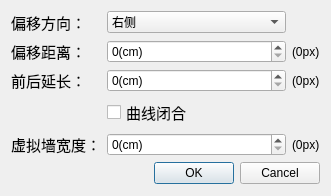
<?xml version="1.0" encoding="UTF-8"?>
<ui version="4.0">
 <class>DrawLine_PointsSelectedBased_Dialog</class>
 <widget class="QDialog" name="DrawLine_PointsSelectedBased_Dialog">
  <property name="geometry">
   <rect>
    <x>0</x>
    <y>0</y>
    <width>331</width>
    <height>196</height>
   </rect>
  </property>
  <property name="windowTitle">
   <string>沿轨迹绘制虚拟墙</string>
  </property>
  <layout class="QGridLayout" name="gridLayout_2">
   <item row="0" column="0">
    <layout class="QGridLayout" name="gridLayout">
     <item row="3" column="0">
      <spacer name="horizontalSpacer">
       <property name="orientation">
        <enum>Qt::Horizontal</enum>
       </property>
       <property name="sizeHint" stdset="0">
        <size>
         <width>40</width>
         <height>20</height>
        </size>
       </property>
      </spacer>
     </item>
     <item row="2" column="1" colspan="3">
      <widget class="QSpinBox" name="spinBox_extendLength">
       <property name="suffix">
        <string>(cm)</string>
       </property>
       <property name="maximum">
        <number>100000</number>
       </property>
       <property name="singleStep">
        <number>10</number>
       </property>
      </widget>
     </item>
     <item row="0" column="1" colspan="3">
      <widget class="QComboBox" name="comboBox_offsetDirection">
       <item>
        <property name="text">
         <string>右侧</string>
        </property>
       </item>
       <item>
        <property name="text">
         <string>左侧</string>
        </property>
       </item>
      </widget>
     </item>
     <item row="0" column="0">
      <widget class="QLabel" name="label_offsetDirection">
       <property name="font">
        <font>
         <pointsize>11</pointsize>
        </font>
       </property>
       <property name="text">
        <string>偏移方向：</string>
       </property>
      </widget>
     </item>
     <item row="1" column="4">
      <widget class="QLabel" name="label_offsetDistance_val">
       <property name="text">
        <string>(0px)</string>
       </property>
      </widget>
     </item>
     <item row="2" column="4">
      <widget class="QLabel" name="label_extendLength_val">
       <property name="text">
        <string>(0px)</string>
       </property>
      </widget>
     </item>
     <item row="1" column="0">
      <widget class="QLabel" name="label_offsetDistance">
       <property name="font">
        <font>
         <pointsize>11</pointsize>
        </font>
       </property>
       <property name="text">
        <string>偏移距离：</string>
       </property>
      </widget>
     </item>
     <item row="3" column="3">
      <spacer name="horizontalSpacer_2">
       <property name="orientation">
        <enum>Qt::Horizontal</enum>
       </property>
       <property name="sizeHint" stdset="0">
        <size>
         <width>40</width>
         <height>20</height>
        </size>
       </property>
      </spacer>
     </item>
     <item row="3" column="1" colspan="2">
      <widget class="QCheckBox" name="checkBox_curveClosure">
       <property name="font">
        <font>
         <pointsize>11</pointsize>
        </font>
       </property>
       <property name="text">
        <string>曲线闭合</string>
       </property>
      </widget>
     </item>
     <item row="1" column="1" colspan="3">
      <widget class="QSpinBox" name="spinBox_offsetDistance">
       <property name="suffix">
        <string>(cm)</string>
       </property>
       <property name="maximum">
        <number>100000</number>
       </property>
       <property name="singleStep">
        <number>5</number>
       </property>
      </widget>
     </item>
     <item row="4" column="0">
      <widget class="QLabel" name="label_lineWidth">
       <property name="font">
        <font>
         <pointsize>11</pointsize>
        </font>
       </property>
       <property name="text">
        <string>虚拟墙宽度：</string>
       </property>
      </widget>
     </item>
     <item row="2" column="0">
      <widget class="QLabel" name="label_extendLength">
       <property name="font">
        <font>
         <pointsize>11</pointsize>
        </font>
       </property>
       <property name="text">
        <string>前后延长：</string>
       </property>
      </widget>
     </item>
     <item row="5" column="1" colspan="4">
      <widget class="QDialogButtonBox" name="buttonBox">
       <property name="orientation">
        <enum>Qt::Horizontal</enum>
       </property>
       <property name="standardButtons">
        <set>QDialogButtonBox::Cancel|QDialogButtonBox::Ok</set>
       </property>
      </widget>
     </item>
     <item row="4" column="1" colspan="3">
      <widget class="QSpinBox" name="spinBox_lineWidth">
       <property name="suffix">
        <string>(cm)</string>
       </property>
       <property name="maximum">
        <number>100000</number>
       </property>
       <property name="singleStep">
        <number>5</number>
       </property>
      </widget>
     </item>
     <item row="4" column="4">
      <widget class="QLabel" name="label_lineWidth_val">
       <property name="text">
        <string>(0px)</string>
       </property>
      </widget>
     </item>
    </layout>
   </item>
  </layout>
 </widget>
 <resources/>
 <connections>
  <connection>
   <sender>buttonBox</sender>
   <signal>accepted()</signal>
   <receiver>DrawLine_PointsSelectedBased_Dialog</receiver>
   <slot>accept()</slot>
   <hints>
    <hint type="sourcelabel">
     <x>248</x>
     <y>254</y>
    </hint>
    <hint type="destinationlabel">
     <x>157</x>
     <y>274</y>
    </hint>
   </hints>
  </connection>
  <connection>
   <sender>buttonBox</sender>
   <signal>rejected()</signal>
   <receiver>DrawLine_PointsSelectedBased_Dialog</receiver>
   <slot>reject()</slot>
   <hints>
    <hint type="sourcelabel">
     <x>316</x>
     <y>260</y>
    </hint>
    <hint type="destinationlabel">
     <x>286</x>
     <y>274</y>
    </hint>
   </hints>
  </connection>
 </connections>
</ui>
